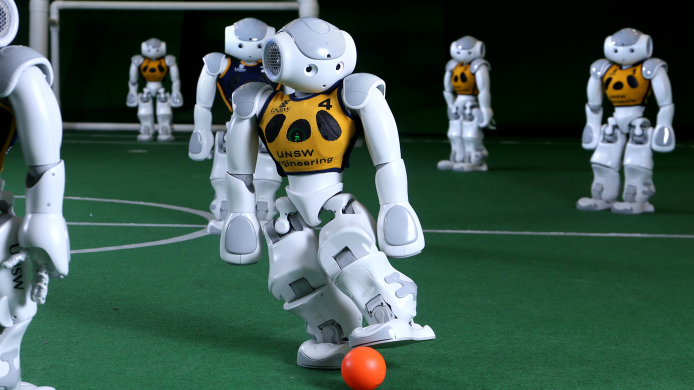
//> input picture Ex2/robocup.jpg, 1387 x 780 px (shown at 1/2 size)
$ ./task5   (built with g++ and OpenCV 4)
//> lines starting //> are read from the running program, lines starting //| are printed output that depends on the picture; after the words box and inside, x2 and y2 are one past the last pixel; in counts of white or black regions, pixels touching at a corner belong together
#include <iostream>
#include <opencv2/opencv.hpp>
#include <vector>
#include <cmath>

using namespace std;
using namespace cv;

#define NEIGHBORHOOD_X 9
#define NEIGHBORHOOD_Y 9


void onMouse(int event,int x,int y,int f, void* userdata)
{
    if(event == EVENT_LBUTTONDOWN)
    {
        Mat image = *(Mat*)userdata;
        Mat image_out = image.clone();

        if(y+NEIGHBORHOOD_Y>image_out.rows || x+NEIGHBORHOOD_X>image_out.cols)
            return;

        cv::Rect rect(x,y,NEIGHBORHOOD_X,NEIGHBORHOOD_Y);

        int val = 0;
        Mat img = image_out(rect);
        vector<int> mediaR;
        vector<int> mediaG;
        vector<int> mediaB;

        for(int i=0;i<img.rows;i++)
        {
            for(int j=0;j<img.cols;j++)
            {
                val = (int)img.at<Vec3b>(i,j)[0];
                mediaB.push_back(val);
                val = (int)img.at<Vec3b>(i,j)[1];
                mediaG.push_back(val);
                val = (int)img.at<Vec3b>(i,j)[2];
                mediaR.push_back(val);
            }
        }
        double meanR;
        double meanG;
        double meanB;
        int sommaR = 0;
        int sommaG = 0;
        int sommaB = 0;
        double size = (double)mediaR.size();
        for(int i =0;i<size;i++)
        {
            sommaB = sommaB +mediaB[i];
            sommaG = sommaG +mediaG[i];
            sommaR = sommaR +mediaR[i];
        }
        meanB = sommaB/size;
        meanG = sommaG/size;
        meanR = sommaR/size;

        Mat mask(image_out.rows, image_out.cols, CV_8UC1);
        int b = (int)meanB;
        int g = (int)meanG;
        int r = (int)meanR;

        int T = 80; // cambiandolo riesco a selezionare solo la palla

        for(int i =0;i<image_out.rows;i++)
        {
            for(int j=0;j<image_out.cols;j++)
            {
                if(fabs(image_out.at<Vec3b>(i,j)[0]-b)<T && fabs(image_out.at<Vec3b>(i,j)[1]-g)<T && fabs(image_out.at<Vec3b>(i,j)[2]-r)<T)
                    mask.at<unsigned char>(i,j) = 255;
                else
                    mask.at<unsigned char>(i,j) = 0;
            }
        }

        Mat colorMask = image.clone();
        Scalar colore = Scalar(255,5,40);

        for(int i=0;i<colorMask.rows;i++)
        {
            for(int j=0;j<colorMask.cols;j++)
            {
                if(mask.at<unsigned char>(i,j) != 0)
                {
                    colorMask.at<Vec3b>(i,j)[0]  = colore[0];
                    colorMask.at<Vec3b>(i,j)[1]  = colore[1];
                    colorMask.at<Vec3b>(i,j)[2]  = colore[2];
                }
            }
        }

		namedWindow("Mask");
		imshow("Mask", mask);

        namedWindow("Color");
		imshow("Color", colorMask);
        imwrite("tshirt.jpg",colorMask);
    }
}


int main()
{
		Mat img = imread("robocup.jpg");
//> img is the input picture: 780 rows x 1387 cols, CV_8UC3; mean B, G, R 82.7, 92.1, 67.9
		if(img.empty())
		{
			cout<<"Provide a valid image\n";
			return -1;
		}

        resize(img,img,Size(img.cols/2.0,img.rows/2.0));
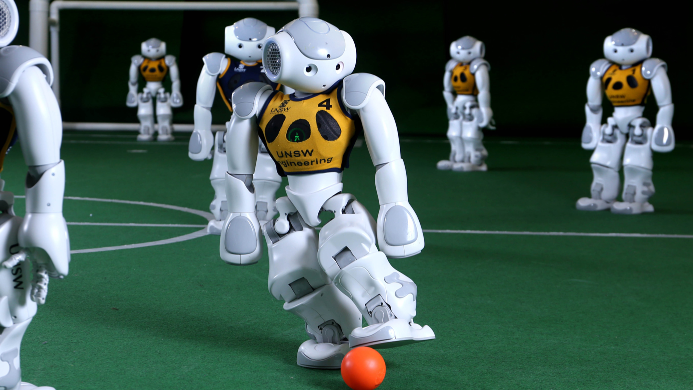
//> img: 390 rows x 693 cols, CV_8UC3; mean B, G, R 82.6, 92.1, 67.9

		namedWindow("Image");
		imshow("Image", img);

        setMouseCallback("Image", onMouse,(void*)&img);

		waitKey(0);
//> the left mouse button is pressed and released at (346, 195)
//> in onMouse, `imshow("Mask", mask);`:
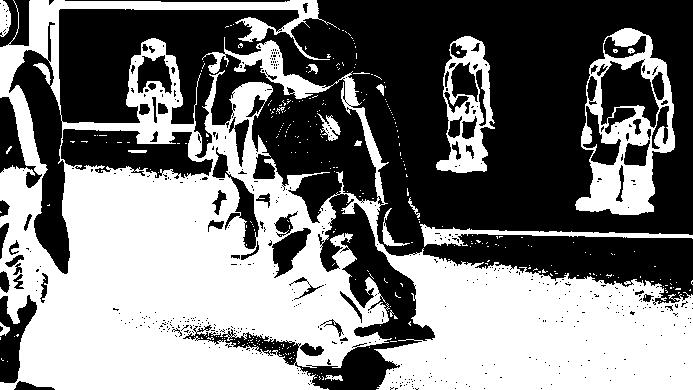
//> window 'Mask': 390 rows x 693 cols, CV_8UC1; 48.1% white; 309 white regions (290 under 20 px), largest, box (x1, y1, x2, y2) and area: (0, 0, 693, 390) 115307, (575, 28, 675, 215) 7535, (436, 36, 495, 173) 3504
//> in onMouse, `imshow("Color", colorMask);`:
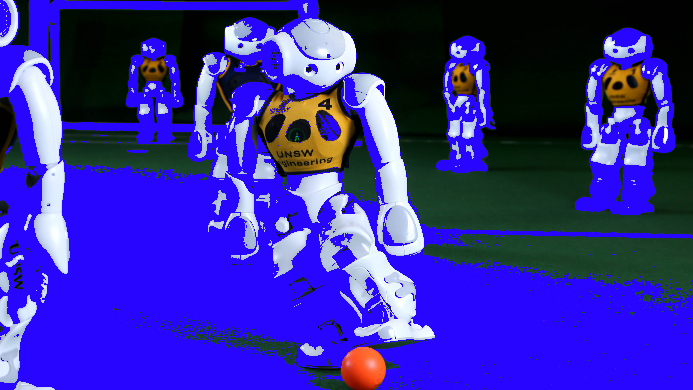
//> window 'Color': 390 rows x 693 cols, CV_8UC3; mean B, G, R 160.5, 44, 54.5
		return 0;
}
